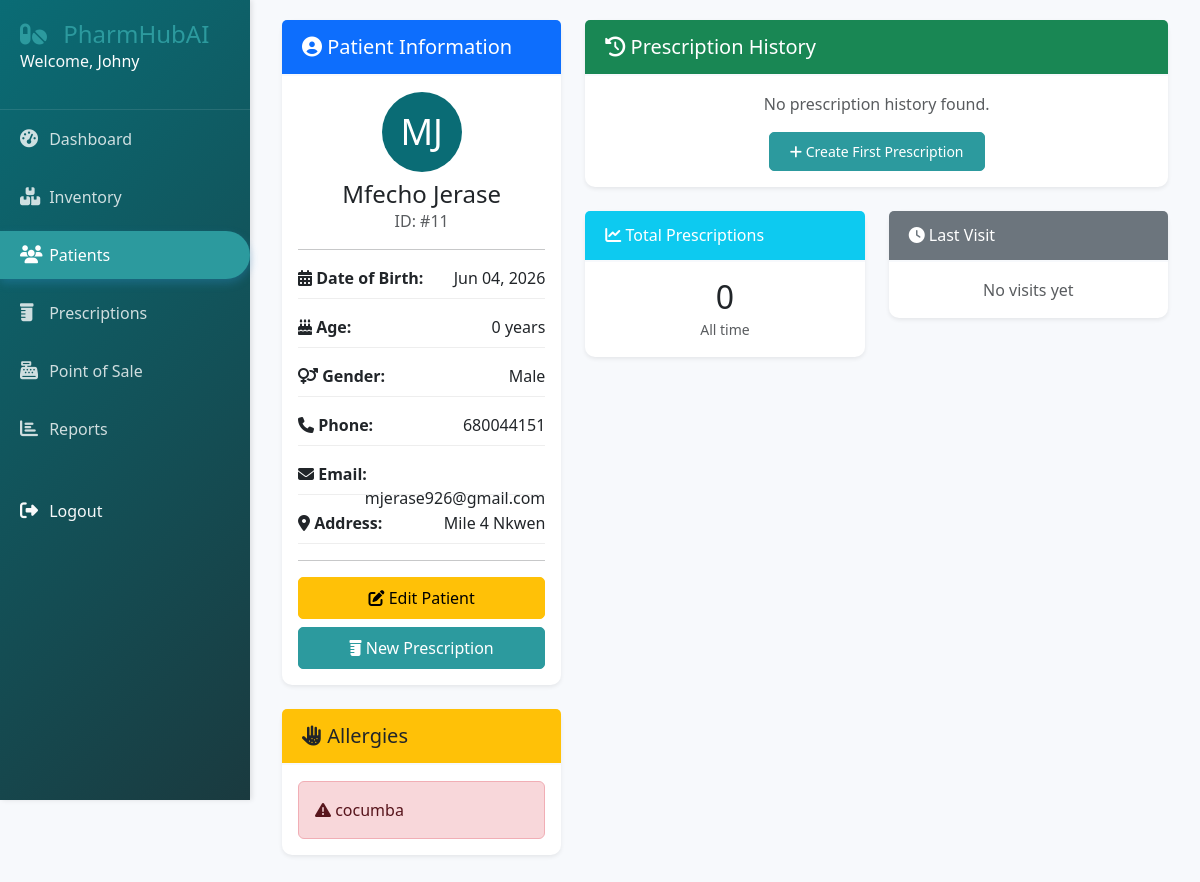
The page /patients/11/ (signed in) on the database as committed earlier.
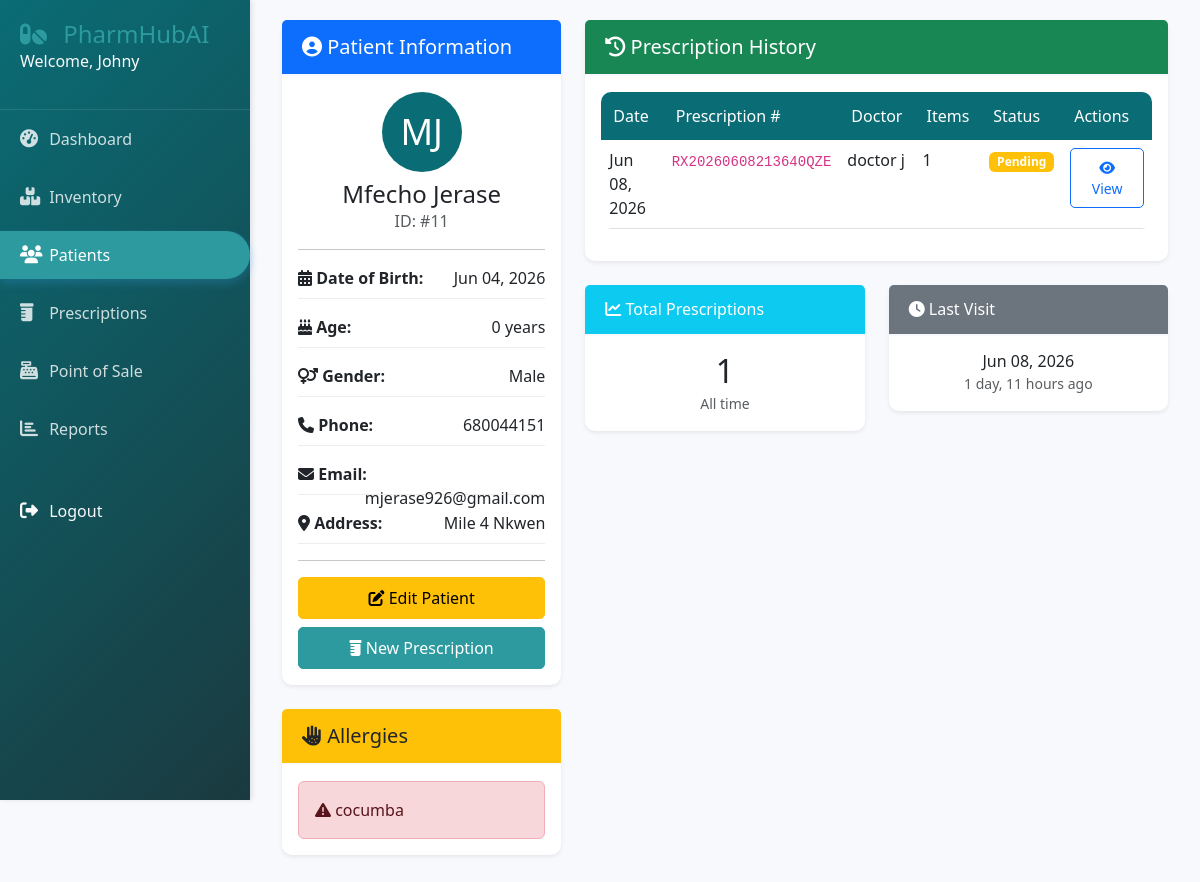
The same page on the database as committed later.
### prescriptions/models.py (models this page shows, shortened)
class Prescription(models.Model):
    STATUS_CHOICES = (
        ('pending', 'Pending'),
        ('verified', 'Verified'),
        ('dispensed', 'Dispensed'),
        ('cancelled', 'Cancelled'),
        ('on_hold', 'On Hold'),
    )
    pharmacy = models.ForeignKey('accounts.Pharmacy', on_delete=models.CASCADE, null=True)
    prescription_number = models.CharField(max_length=50, unique=True)
    patient = models.ForeignKey(Patient, on_delete=models.CASCADE, related_name='prescriptions')
    prescribed_by = models.CharField(max_length=200)  # Doctor's name
    prescribed_date = models.DateField()
    pharmacist = models.ForeignKey(User, on_delete=models.SET_NULL, null=True, related_name='processed_prescriptions')
    status = models.CharField(max_length=20, choices=STATUS_CHOICES, default='pending')
    notes = models.TextField(blank=True)
    created_at = models.DateTimeField(auto_now_add=True)
    updated_at = models.DateTimeField(auto_now=True)
    class Meta:
        ordering = ['-created_at']

### patients/views.py (the view)
# urls.py: path('<int:pk>/', views.patient_detail, name='detail'),
@login_required
def patient_detail(request, pk):
    patient = get_object_or_404(Patient, pk=pk)
    prescriptions = patient.prescriptions.all().order_by('-created_at')[:5]
    allergies = patient.allergy_list.all()
    context = {
        'patient': patient,
        'prescriptions': prescriptions,
        'allergies': allergies,
        'prescription_count': patient.prescriptions.count()
    }
    return render(request, 'patients/detail.html', context)

### patients/models.py (called while the page is built)
    @property
    def age(self):
        today = date.today()
        return today.year - self.date_of_birth.year - (
            (today.month, today.day) < (self.date_of_birth.month, self.date_of_birth.day)
        )

    @property
    def full_name(self):
        return f"{self.first_name} {self.last_name}"

### templates/patients/detail.html (shortened to what the changed rows need)
{% extends 'base.html' %}
{% load static %}
{% block content %}
<div class="container-fluid">
    <div class="row">
        <div class="col-md-8">
            <div class="card shadow-sm">
                <div class="card-body">
                    {% if prescriptions %}
                        <div class="table-responsive">
                            <table class="table table-hover">
                                <thead>
                                    <tr>
                                        <th>Date</th>
                                        <th>Prescription #</th>
                                        <th>Doctor</th>
                                        <th>Items</th>
                                        <th>Status</th>
                                        <th>Actions</th>
                                    </tr>
                                </thead>
                                <tbody>
                                    {% for rx in prescriptions %}
                                    <tr>
                                        <td>{{ rx.prescribed_date|date:"M d, Y" }}</td>
                                        <td><code>{{ rx.prescription_number }}</code></td>
                                        <td>{{ rx.prescribed_by }}</td>
                                        <td>{{ rx.items.count }}</td>
                                        <td>
                                            <span class="badge {% if rx.status == 'dispensed' %}bg-success{% elif rx.status == 'verified' %}bg-info{% elif rx.status == 'pending' %}bg-warning{% else %}bg-secondary{% endif %}">
                                                {{ rx.get_status_display }}
                                            </span>
                                        </td>
                                        <td>
                                            <a href="{% url 'prescriptions:detail' rx.id %}" class="btn btn-sm btn-outline-primary">
                                                <i class="fas fa-eye"></i> View
                                            </a>
                                        </td>
                                    </tr>
                                    {% endfor %}
                                </tbody>
                            </table>
                        </div>
                    {% else %}
                        <p class="text-muted text-center mb-0">No prescription history found.</p>
                        <div class="text-center mt-3">
                            <a href="{% url 'prescriptions:create' %}?patient={{ patient.id }}" class="btn btn-primary btn-sm">
                                <i class="fas fa-plus"></i> Create First Prescription
                            </a>
                        </div>
                    {% endif %}
                </div>
            </div>
            <div class="row mt-4">
                <div class="col-md-6">
                    <div class="card shadow-sm">
                        <div class="card-body text-center">
                            <h2 class="mb-0">{{ prescription_count }}</h2>
                            <small class="text-muted">All time</small>
                        </div>
                    </div>
                </div>
                <div class="col-md-6">
                    <div class="card shadow-sm">
                        <div class="card-body text-center">
                            {% if prescriptions %}
                                <h6 class="mb-0">{{ prescriptions.0.created_at|date:"M d, Y" }}</h6>
                                <small class="text-muted">{{ prescriptions.0.created_at|timesince }} ago</small>
                            {% else %}
                                <p class="text-muted mb-0">No visits yet</p>
                            {% endif %}
                        </div>
                    </div>
                </div>
            </div>
        </div>
    </div>
</div>
{% endblock %}

Rows that differ between the two databases and show on the page:
added Prescription: prescribed_date "Jun 08, 2026", prescription_number "RX20260608213640QZE", prescribed_by "doctor j", items.count "1", status "Pending", created_at "Jun 08, 2026", created_at "1 day, 11 hours"
Other text that changed with them:
{{ prescription_count }}: "0" → "1"
text no longer shown: "No prescription history found. Create First Prescription No visits yet"
text now shown: "Date Prescription # Doctor Items Status Actions ago"
